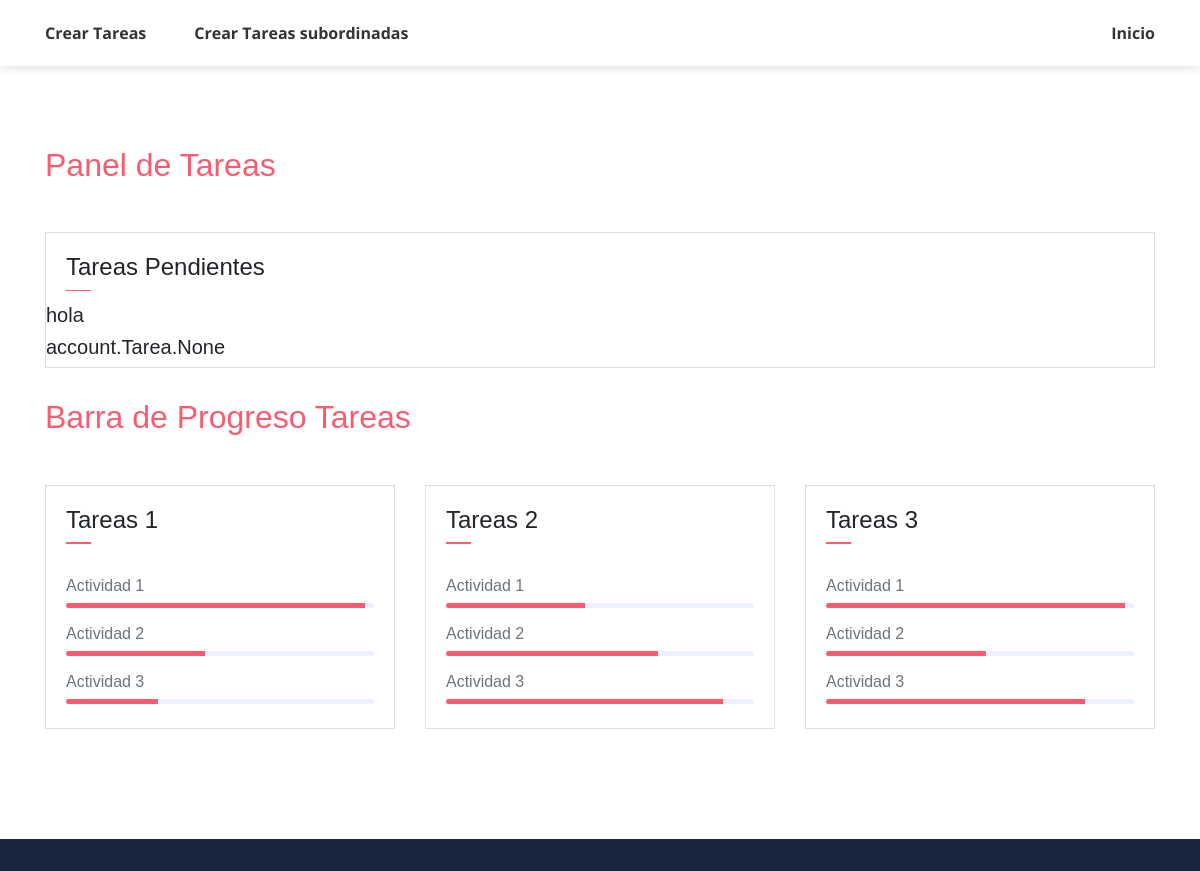
The app's page /TareaA/, older data.
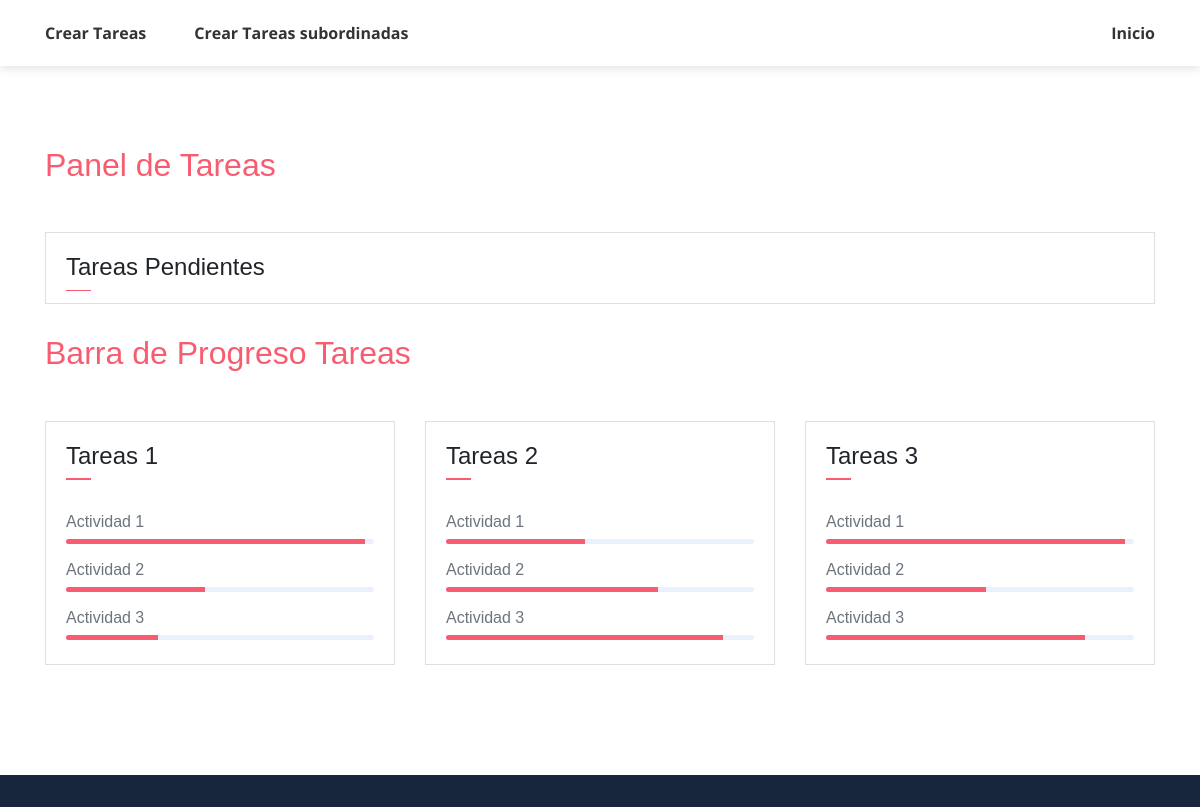
The same page, newer data.
### account/models.py (models this page shows, shortened)
class TareaAce(models.Model):
    Nom_Ta = models.ForeignKey(Tarea2, on_delete=models.CASCADE, blank=True, null=True)
    TareaAce = models.ManyToManyField(Tarea,blank=True, null=True)

class Tarea2(models.Model):
    NombreTa = models.ForeignKey(Tarea, on_delete=models.CASCADE, blank=True, null=True)
    def __str__(self):
            return str(self.NombreTa)

class Tarea(models.Model):
    Nombre_Tarea = models.CharField(max_length=50)
    Responsable = models.OneToOneField(User, on_delete=models.CASCADE)
    Fecha_desde = models.DateField()
    Fecha_hasta = models.DateField()
    Descripcion = models.TextField()
    def __str__(self):
        return self.Nombre_Tarea

### account/views.py (the view)
# urls.py: path('TareaA/', views.TareaA, name='TareaA'),
def TareaA(request):
    Tareasa = TareaAce.objects.all()
    return render(request, 'TareaA/Listar.html', {'Tareasa':Tareasa})

### templates/TareaA/Listar.html (shortened to what the changed rows need)
<!DOCTYPE html>
{% load static %}
<html lang="en">
<head>
    <link rel="stylesheet" href="{% static 'css/themify-icons.css' %}">
	<link rel="stylesheet" href="{% static 'css/StyleWeb.css' %}">
    <link rel="stylesheet" href="https://cdn.jsdelivr.net/bxslider/4.2.12/jquery.bxslider.css">
</head>
<body data-spy="scroll" data-target=".navbar" data-offset="40" id="home">
    {% load crispy_forms_tags %}
    <section class="section" id="resume">
        <div class="container">
            <h2 class="mb-5"><span class="text-danger">Panel de Tareas</h2>
            <div class="row">
                <div class="col-md-12">
                    <div class="card">
                        <div class="productos">
                            {% for TA in Tareasa %}
                            <div class="producto">
                                <div class="contenedor_producto">
                                    <div class="detalle">
                                        <h5>{{TA.Nom_Ta}}</h5>
                                        <h5>{{TA.TareaAce}}</h5>
                                    </div>
                                </div>
                            </div>
                            {% endfor %}
                        </div>
                    </div>
                </div>
            </div>
        </div>
        <div class="container">
            <h2 class="mb-5"><span class="text-danger">Barra de Progreso Tareas</h2>
        </div>
    </section>
</body>
</html>

Row changes from the older to the newer data that the page shows:
removed TareaAce: Nom_Ta "hola", TareaAce "account.Tarea.None"
